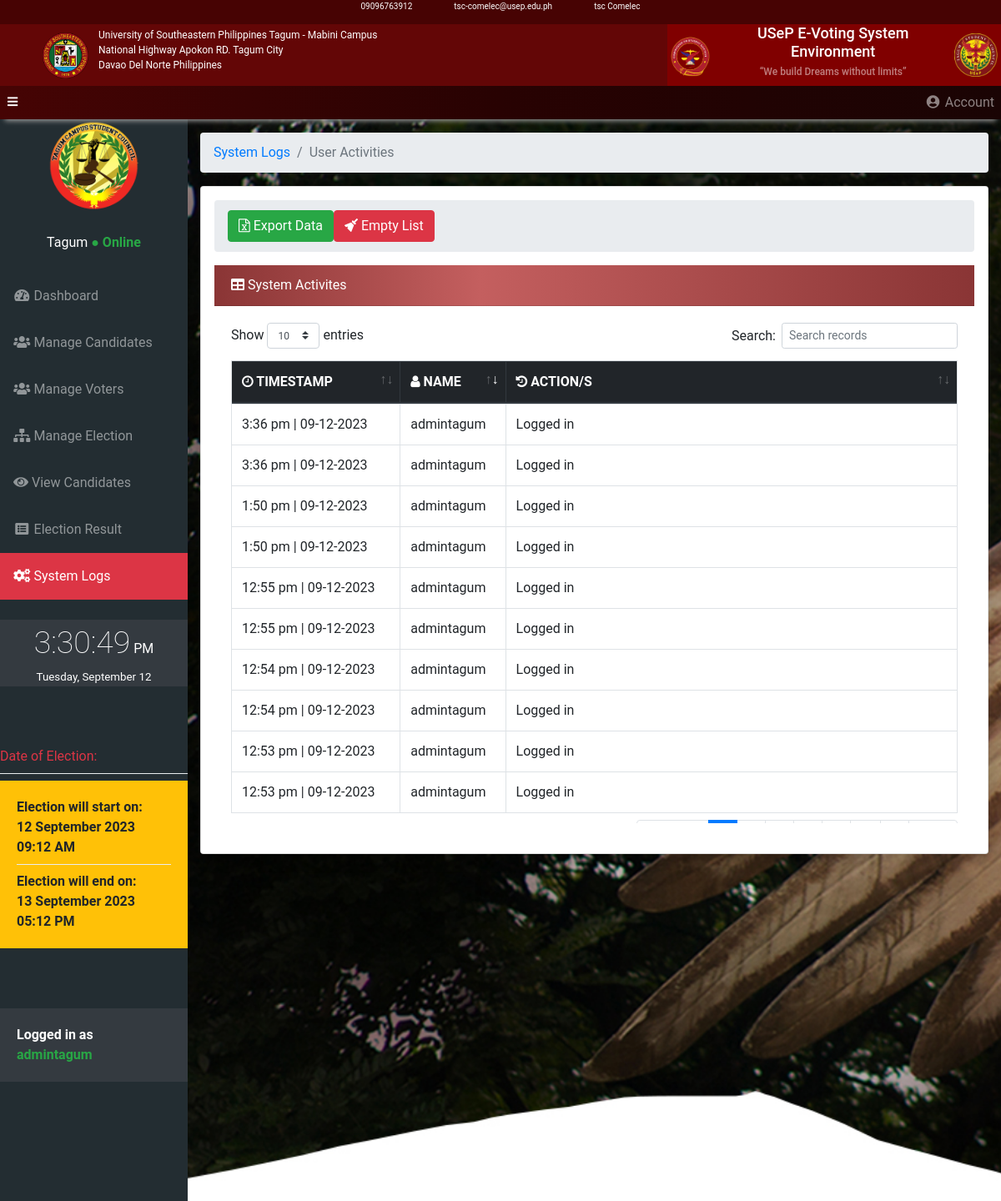
/admin/system_logs.php (signed in), run on the app's committed database.
### tables this page shows
CREATE TABLE IF NOT EXISTS `tbelectiondate` (
  `id` int UNSIGNED NOT NULL AUTO_INCREMENT,
  `start_date` varchar(50) NOT NULL,
  `end_date` varchar(50) NOT NULL,
  `start_time` varchar(50) NOT NULL,
  `end_time` varchar(50) NOT NULL,
  PRIMARY KEY (`id`)
);

CREATE TABLE IF NOT EXISTS `tb_admin_action_logs` (
  `admin_log_id` int UNSIGNED NOT NULL AUTO_INCREMENT,
  `admin_id` int NOT NULL,
  `action` varchar(150) NOT NULL,
  `log_action_date` datetime NOT NULL,
  PRIMARY KEY (`admin_log_id`),
  KEY `admin_log_FK` (`admin_id`)
);

### src/admin/system_logs.php (the view, shortened to what this page needs)
<?php
$conn = new mysqli(DB_HOST,DB_USER,DB_PASS,DB_NAME);
$query  = "SELECT * FROM tbelectiondate";
$dates = array();
$result = mysqli_query($conn,$query);
while ($row = mysqli_fetch_assoc($result)) {
    $dates[] = $row;
}
?>
<?php
$temp = $_SESSION['username'];
$conn = new mysqli(DB_HOST,DB_USER,DB_PASS,DB_NAME);
$query  = "SELECT *,tbadmin.username FROM tb_admin_action_logs
LEFT JOIN tbadmin ON tb_admin_action_logs.admin_id
WHERE tbadmin.admin_id = tb_admin_action_logs.admin_id
AND  tbadmin.username = '$temp'
ORDER BY log_action_date DESC";
$result = mysqli_query($conn,$query);
while ($row = mysqli_fetch_assoc($result)) {
    $logs[] = $row;
}
?>
<!DOCTYPE html>
<html lang="en">
<head>
    <link href="../vendor/bootstrap/css/bootstrap.min.css" rel="stylesheet">
    <link href="../vendor/fontawesome-free/css/all.min.css" rel="stylesheet" type="text/css">
    <link href="../vendor/datatables/dataTables.bootstrap4.css" rel="stylesheet">
    <link href="../css/sb-admin.css" rel="stylesheet">
    <link href="https://cdnjs.cloudflare.com/ajax/libs/font-awesome/4.3.0/css/font-awesome.css" rel="stylesheet"  type='text/css'>
    <link rel="stylesheet" href="../css/toastr.css">
    <link rel="stylesheet" href="../css/time.css">
    <link rel="stylesheet" href="../headerStyle.css">
</head>
<body id="page-top">
<div class="header container-fluid d-flex justify-content-center">
    <div class="d-flex text-white">
        <p>09096763912</p>
        <p class="center-Text">tsc-comelec@usep.edu.ph</p>
        <p>tsc Comelec</p>
    </div>
</div>
<div class="main-header container-fluid">
    <div class="row header-main">
        <div class="col-md-8 px-5  text-white d-flex align-content-center align-items-center ">
            <img class="img_logo img-fluid d-none d-md-block" id="logo" src="../img/usep_logo.png" alt="">
            <p class="pt-1 d-none d-md-block">University of Southeastern Philippines Tagum - Mabini Campus <br> National Highway Apokon RD. Tagum City <br>Davao Del Norte Philippines</p>
        </div>
        <div class="col-md-4 p-0 text-white d-flex justify-content-center align-items-center text-center" style="background-color: maroon;">
            <img id="logo" class="img_logo p-1 img-fluid" src="../img/comelec_logo.png" alt="">
            <p class="h1" style="font-size: 18px;margin-right: 10px;">USeP E-Voting System Environment  <br><q class="h6 text-white-50" style="font-size: 12px;">We build Dreams without limits</q></p>
            <img class="img_logo p-1" src="../img/tsc_logo.png" alt="">
        </div>
    </div>
</div>
<nav class="navbar navbar-expand navbar-dark static-top p-0" style="background: rgb(138,53,53);
  background: linear-gradient(90deg, rgb(70,4,4) 0%, rgb(40,2,2) 50%, rgb(26,4,4) 100%);
  -webkit-box-shadow: 0 8px 6px -6px #999;
  -moz-box-shadow: 0 8px 6px -6px #999;
  box-shadow: 0 8px 6px -6px #999;">
    <button class="btn btn-link btn-sm text-white order-1 order-sm-0" id="sidebarToggle" href="#">
        <i class="fas fa-bars"></i>
    </button>
    <ul class="navbar-nav ml-auto ml-md-12">
        <li class="nav-item dropdown no-arrow">
            <a class="nav-link dropdown-toggle" href="#" id="userDropdown" role="button" data-toggle="dropdown" aria-haspopup="true" aria-expanded="false">
                <i class="fas fa-user-circle fa-fw"></i> Account
            </a>
        </li>
    </ul>
</nav>
<div id="wrapper" style=" background:url('../img/usep_bkg.jpg'); background-repeat: no-repeat; background-size: cover"  >
    <ul class="sidebar navbar-nav">
        <li class="text-center">
            <?php echo '<img width="50%" src="../img/campus_admin_logo/'.$_SESSION['campus'].'.png'.'"/>' ?><br><br>
            <span class="text-white "><?php if(isset($_SESSION['loggedName'])) echo ($_SESSION['loggedName']) ?></span> <span class="text-success font-weight-bold">● Online</span>
        </li><br>
        <li class="nav-item">
            <a class="nav-link" href="../admin/home.php">
                <i class="fas fa-fw fa-tachometer-alt"></i>
                <span>Dashboard</span>
            </a>
        </li>
        <li class="nav-item">
            <a class="nav-link" href="../admin/manage_candidate.php">
                <i class="fas fa-fw fa-users"></i>
                <span>Manage Candidates</span></a>
        </li>
        <li class="nav-item">
            <a class="nav-link" href="../admin/manage_voter.php">
                <i class="fas fa-fw fa-users"></i>
                <span>Manage Voters</span></a>
        </li>
        <li class="nav-item">
            <a class="nav-link" href="../admin/manage_election.php">
                <i class="fas fa-fw fa-sitemap"></i>
                <span>Manage Election</span></a>
        </li>
        <li class="nav-item">
            <a class="nav-link" href="../admin/view_nominees.php">
                <i class="fas fa-eye"></i>
                <span>View Candidates</span></a>
        </li>
        <li class="nav-item">
            <a class="nav-link" href="../admin/election_result.php">
                <i class="fas fa-fw fa-list-alt"></i>
                <span>Election Result</span></a>
        </li>
        <li class="nav-item active bg-danger">
            <a class="nav-link" href="../admin/system_logs.php">
                <i class="fas fa-fw fa-cogs"></i>
                <span>System Logs</span></a>
        </li>
        <br>
        <div class="nav-item">
            <div class="time bg-dark">
                <span class="hms"></span>
                <span class="ampm"></span>
                <br>
                <span class="date"></span>
            </div>
        </div>
        <br><br><br>
        <li class="nav-item">
            <?php foreach($dates as $date) :  ?>
                <span class="text-danger font-weigh-bold">Date of Election: </span>
                <div class="dropdown-divider"></div>
                <div class="card-body bg-warning font-weight-bold">
                    <span>Election will start on: <br> <?= $date['start_date']." ".$date['start_time'] ?> </span>
                    <div class="dropdown-divider"></div>
                    <span>Election will end on: <br> <?= $date['end_date']." ".$date['end_time']  ?></span>
                </div>
            <?php endforeach ?>
        </li>
        <br><br><br>
        <li>
            <footer>
                <div class="card-body bg-dark text-white font-weight-bold">Logged in as <br><span class="text-success"><?php if(isset($_SESSION['username'])) echo strtolower($_SESSION['username']) ?></span></div>
            </footer>
        </li>
    </ul>
    <div id="content-wrapper">
        <div class="container-fluid">
            <ol class="breadcrumb">
                <li class="breadcrumb-item">
                    <a href="#">System Logs</a>
                </li>
                <li class="breadcrumb-item active">User Activities</li>
            </ol>
            <div class="card shadow p-3 bg-white rounded">
                <div class="breadcrumb"><form method="post"><button class="btn btn-success float-left" name="export"><i class="fa fa-file-excel-o" aria-hidden="true"></i>
                            Export Data</button> </form>
                    <button class="btn btn-danger float-left" data-toggle="modal" data-target="#clearModal"><i class="fas fa-broom aria-hidden="true"></i>
                        Empty List</button>
                </div>
                <div id="priv" class="card-header text-white"><i class="fas fa-table"></i> System Activites</div>
                <div class="card-body">
                    <div style="height: 600px; width: 100%;overflow-y: auto;">
                        <table id="logs" class="table table-bordered">
                            <thead class="thead-dark">
                            <tr>
                                <th><i class="fa fa-clock-o" aria-hidden="true"></i> TIMESTAMP</th>
                                <th><i class="fa fa-user" aria-hidden="true"></i> NAME</th>
                                <th><i class="fa fa-history" aria-hidden="true"></i> ACTION/S</th>
                            </tr>
                            </thead>
                            <tbody>
                            <?php foreach($logs as $log) :  ?>
                                <tr>
                                    <td>
                                        <?= date('g:i a | m-d-Y', strtotime($log['log_action_date'])); ?>
                                    </td>
                                    <td><?= $log['username'] ?></td>
                                    <td><?= $log['action']; ?></td>
                                </tr>
                            <?php endforeach; ?>
                            </tbody>
                        </table>
                    </div>
                </div>
            </div>
        </div>
    </div>
    <link href="https://unpkg.com/gijgo@1.9.13/css/gijgo.min.css" rel="stylesheet" type="text/css" />
</body>
</html>

### src/css/sb-admin.css (style rules this page uses)
html { position: relative; min-height: 100%; }
body { height: 100%; font-family: 'Roboto', sans-serif; }
#wrapper { display: -webkit-box; display: -ms-flexbox; display: flex; }
#wrapper #content-wrapper { overflow-x: hidden; width: 100%; padding-top: 1rem; padding-bottom: 80px; }
.navbar-nav .nav-item.active .nav-link { color: #fff; }
.navbar-nav .nav-item.dropdown .dropdown-toggle::after { width: 1rem; text-align: center; float: right; vertical-align: 0; border: 0; font-weight: 900; content: '\f105'; font-family: 'Font Awesome 5 Free', serif; }
.navbar-nav .nav-item.dropdown.no-arrow .dropdown-toggle::after { display: none; }
.navbar { background: rgb(138,53,53); background: linear-gradient(90deg, rgba(138,53,53,1) 0%, rgba(138,53,53,1) 35%, rgba(209,104,104,1) 100%); -webkit-box-shadow: 0 8px 6px -6px #999; -moz-box-shadow: 0 8px 6px -6px #999; box-shadow: 0 8px 6px -6px #999; padding: 10px; }
.sidebar { width: 90px !important; background: #232D32; min-height: calc(100vh - 56px); }
.sidebar .nav-item .nav-link { text-align: center; padding: 0.75rem 1rem; width: 90px; }
.sidebar .nav-item .nav-link span { font-size: 0.65rem; display: block; }
.sidebar .nav-item .nav-link { color: rgba(255, 255, 255, 0.5); }
@media (min-width: 768px) { .sidebar { width: 225px !important; } }
@media (min-width: 768px) { .sidebar .nav-item .nav-link { display: block; width: 100%; text-align: left; padding: 1rem; width: 225px; } }
@media (min-width: 768px) { .sidebar .nav-item .nav-link span { font-size: 1rem; display: inline; } }
:root { --input-padding-x: 0.75rem; --input-padding-y: 0.75rem; }

### src/css/time.css (style rules this page uses)
.time { color: #fff; text-align: center; }
.hms { font-size: 28pt; font-weight: 200; }
.ampm { font-size: 12pt; }
.date { font-size: 10pt; }

### src/headerStyle.css (style rules this page uses)
* { margin: 0; padding: 0; }
body { position: relative; }
.header { width: 100%; height: 2vh; background-color: rgb(71, 3, 3); position: relative; }
.header .center-Text { font-size: 10px; margin-right: 50px; margin-left: 50px; }
.header p { font-size: 10px; }
.main-header { width: 100%; position: relative; -webkit-box-shadow: 0 8px 6px -6px #999; -moz-box-shadow: 0 8px 6px -6px #999; box-shadow: 0 8px 6px -6px #999; }
.img_logo { width: 60px; height:60px; }
.main-header p { font-size: 12px; margin-left: 10px; }
.header-main { background-color: rgb(99, 6, 6); position: relative; }

### src/admin/system_logs.php (style rules this page uses)
#priv { background: rgb(138,53,53); background: linear-gradient(90deg, rgba(138,53,53,1) 0%, rgba(196,95,95,1) 35%, rgba(138,53,53,1) 100%); }

### data on the page
tbelectiondate: start_date "12 September 2023", start_time "09:12 AM", end_date "13 September 2023", end_time "05:12 PM"
tb_admin_action_logs: log_action_date "3:36 pm | 09-12-2023", admin.username "admintagum", action "Logged in"
tb_admin_action_logs: log_action_date "3:36 pm | 09-12-2023", admin.username "admintagum", action "Logged in"
tb_admin_action_logs: log_action_date "1:50 pm | 09-12-2023", admin.username "admintagum", action "Logged in"
tb_admin_action_logs: log_action_date "1:50 pm | 09-12-2023", admin.username "admintagum", action "Logged in"
tb_admin_action_logs: log_action_date "12:55 pm | 09-12-2023", admin.username "admintagum", action "Logged in"
tb_admin_action_logs: log_action_date "12:55 pm | 09-12-2023", admin.username "admintagum", action "Logged in"
tb_admin_action_logs: log_action_date "12:54 pm | 09-12-2023", admin.username "admintagum", action "Logged in"
tb_admin_action_logs: log_action_date "12:54 pm | 09-12-2023", admin.username "admintagum", action "Logged in"
tb_admin_action_logs: log_action_date "12:53 pm | 09-12-2023", admin.username "admintagum", action "Logged in"
tb_admin_action_logs: log_action_date "12:53 pm | 09-12-2023", admin.username "admintagum", action "Logged in"

### other printed values
$_SESSION['loggedName'] "Tagum"
$_SESSION['username'] "admintagum"
